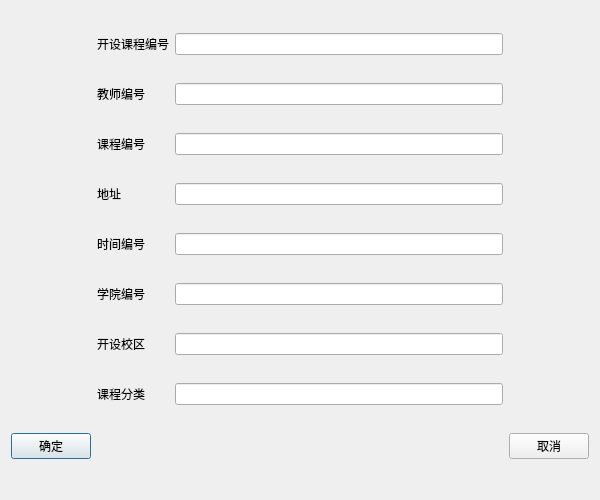
<?xml version="1.0" encoding="UTF-8"?>
<ui version="4.0">
 <class>adcell2_addCourseSet</class>
 <widget class="QDialog" name="adcell2_addCourseSet">
  <property name="geometry">
   <rect>
    <x>0</x>
    <y>0</y>
    <width>600</width>
    <height>500</height>
   </rect>
  </property>
  <property name="windowTitle">
   <string>Dialog</string>
  </property>
  <layout class="QGridLayout" name="gridLayout">
   <item row="0" column="1">
    <widget class="QLabel" name="label_8">
     <property name="maximumSize">
      <size>
       <width>16777215</width>
       <height>23</height>
      </size>
     </property>
     <property name="text">
      <string>开设课程编号</string>
     </property>
    </widget>
   </item>
   <item row="0" column="2">
    <widget class="QLineEdit" name="courseSet_id"/>
   </item>
   <item row="1" column="1">
    <widget class="QLabel" name="label">
     <property name="text">
      <string>教师编号</string>
     </property>
    </widget>
   </item>
   <item row="1" column="2">
    <widget class="QLineEdit" name="teacher_id"/>
   </item>
   <item row="2" column="1">
    <widget class="QLabel" name="label_4">
     <property name="text">
      <string>课程编号</string>
     </property>
    </widget>
   </item>
   <item row="2" column="2">
    <widget class="QLineEdit" name="course_id"/>
   </item>
   <item row="3" column="1">
    <widget class="QLabel" name="label_5">
     <property name="text">
      <string>地址</string>
     </property>
    </widget>
   </item>
   <item row="3" column="2">
    <widget class="QLineEdit" name="address">
     <property name="text">
      <string/>
     </property>
    </widget>
   </item>
   <item row="4" column="1">
    <widget class="QLabel" name="label_7">
     <property name="text">
      <string>时间编号</string>
     </property>
    </widget>
   </item>
   <item row="4" column="2">
    <widget class="QLineEdit" name="time_id">
     <property name="text">
      <string/>
     </property>
    </widget>
   </item>
   <item row="5" column="1">
    <widget class="QLabel" name="label_9">
     <property name="text">
      <string>学院编号</string>
     </property>
    </widget>
   </item>
   <item row="5" column="2">
    <widget class="QLineEdit" name="college_id">
     <property name="text">
      <string/>
     </property>
    </widget>
   </item>
   <item row="6" column="1">
    <widget class="QLabel" name="label_10">
     <property name="text">
      <string>开设校区</string>
     </property>
    </widget>
   </item>
   <item row="6" column="2">
    <widget class="QLineEdit" name="campus">
     <property name="text">
      <string/>
     </property>
    </widget>
   </item>
   <item row="7" column="1">
    <widget class="QLabel" name="label_11">
     <property name="text">
      <string>课程分类</string>
     </property>
    </widget>
   </item>
   <item row="7" column="2">
    <widget class="QLineEdit" name="classification">
     <property name="text">
      <string/>
     </property>
    </widget>
   </item>
   <item row="8" column="0">
    <widget class="QPushButton" name="commitButton">
     <property name="text">
      <string>确定</string>
     </property>
    </widget>
   </item>
   <item row="8" column="3">
    <widget class="QPushButton" name="cancelButton">
     <property name="text">
      <string>取消</string>
     </property>
    </widget>
   </item>
  </layout>
 </widget>
 <resources/>
 <connections/>
</ui>
